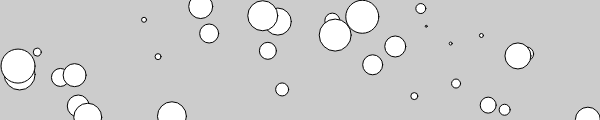
Frame 1 (no input)
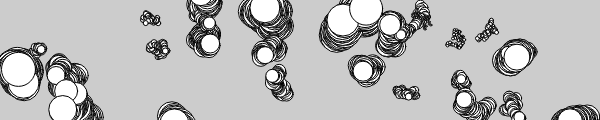
Frame 60 (no input)
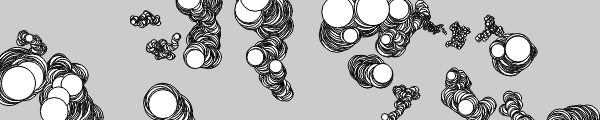
Frame 120 (the mouse pressed at the canvas centre since frame 60)

The p5.js sketch that drew these frames (run headless with seeded random() and noise() and a simulated clock; from frame 60 on, the mouse is pressed at the canvas centre):

// p5.js sketch
// ── sketch.js
var bugs = [];

function setup() {
  createCanvas(600, 120);
  for (var i = 0; i < 33; i++) {
    var x = random(width);
    var y = random(height);
    var r = i + 2;
    bugs[i] = new JitterBug(x, y, r);
  }
  background(204);
}

function draw() {
  for (var i = 0; i < bugs.length; i++) {
    bugs[i].move();
    bugs[i].display();
  }
}

function JitterBug(tempX, tempY, tempDiameter) {
  this.x = tempX;
  this.y = tempY;
  this.diameter = tempDiameter;
  this.speed = 2.5;
  
  this.move = function() {
    this.x += random(-this.speed, this.speed);
    this.y += random(-this.speed, this.speed);
  }
  
  this.display = function() {
    ellipse(this.x, this.y, this.diameter, this.diameter);
  }
}
